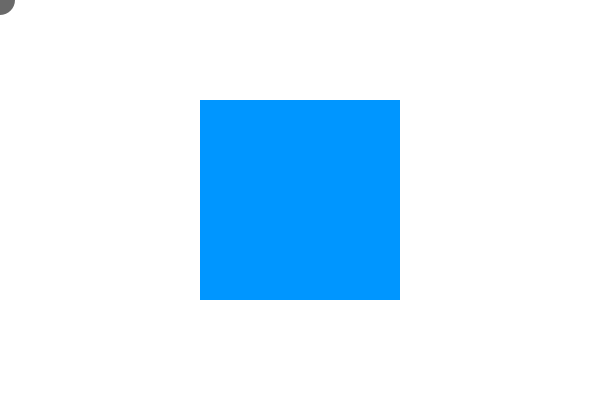
Frame 1 (no input)
Frame 60 (the mouse pressed at the canvas centre just before this capture): identical to frame 1, image omitted
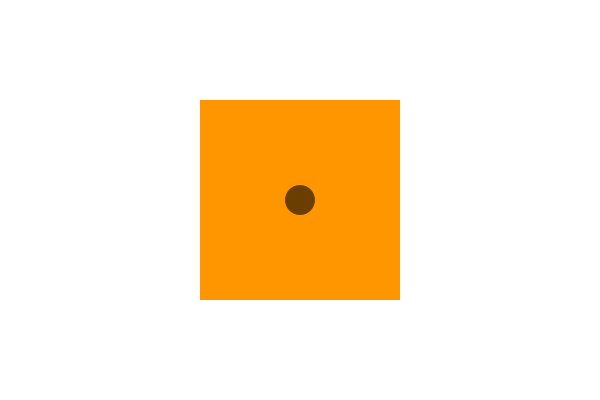
Frame 120 (the mouse held since frame 60 and released just before this capture)

The Processing sketch that drew these frames (run headless with seeded random() and noise(); from frame 60 on, the mouse is pressed at the canvas centre):

// Processing sketch: Circle_rect_collision
// ── Circle_rect_collision.pde
float cx = 0;      // circle position (set with mouse)
float cy = 0;


Circle circle;
Rectangle square;
void setup() {
  size(600,400);
  noStroke();
  circle = new Circle(0,0,30,30);
  square = new Rectangle(200,100,200,200);
}


void draw() {
  background(255);

  // update square to mouse coordinates
  circle.location.x = mouseX;
  circle.location.y = mouseY;

  // check for collision
  // if hit, change rectangle color
  boolean hit = circleRect(circle.location.x,circle.location.y,circle.r, square.location.x,square.location.y,square.size.x,square.size.y);
  if (hit) {
    fill(255,150,0);
  }
  else {
    fill(0,150,255);
  }
  square.draw();

  // draw the circle
  fill(0, 150);
 circle.draw();
}


// CIRCLE/RECTANGLE
boolean circleRect(float cx, float cy, float radius, float rx, float ry, float rw, float rh) {

  // temporary variables to set edges for testing
  float testX = cx;
  float testY = cy;

  // which edge is closest?
  if (cx < rx)         testX = rx;      // test left edge
  else if (cx > rx+rw) testX = rx+rw;   // right edge
  if (cy < ry)         testY = ry;      // top edge
  else if (cy > ry+rh) testY = ry+rh;   // bottom edge

  // get distance from closest edges
  float distX = cx-testX;
  float distY = cy-testY;
  float distance = sqrt( (distX*distX) + (distY*distY) );

  // if the distance is less than the radius, collision!
  if (distance <= radius) {
    return true;
  }
  return false;
}

// ── Circle.pde
class Circle {
  PVector location, size;
float r;
  Circle() {
    this(0, 0, 10, 10);
  }

  Circle(float x, float y, float w, float h) {
    location = new PVector(x, y);
    size = new PVector(w, h);
    r = w/2;
  }
  void draw(){
   ellipse(location.x,location.y, size.x, size.y); 
  }
  
  
}

// ── Rectangle.pde
class Rectangle {
  PVector location, size;
  Rectangle() {
    this(0, 0, 50, 40);
  }

  Rectangle(float x, float y, float w, float h) {
    location = new PVector(x, y);
    size = new PVector(w, h);
  }
  
  void draw(){
    rect(location.x,location.y,size.x,size.y);
  }
}
